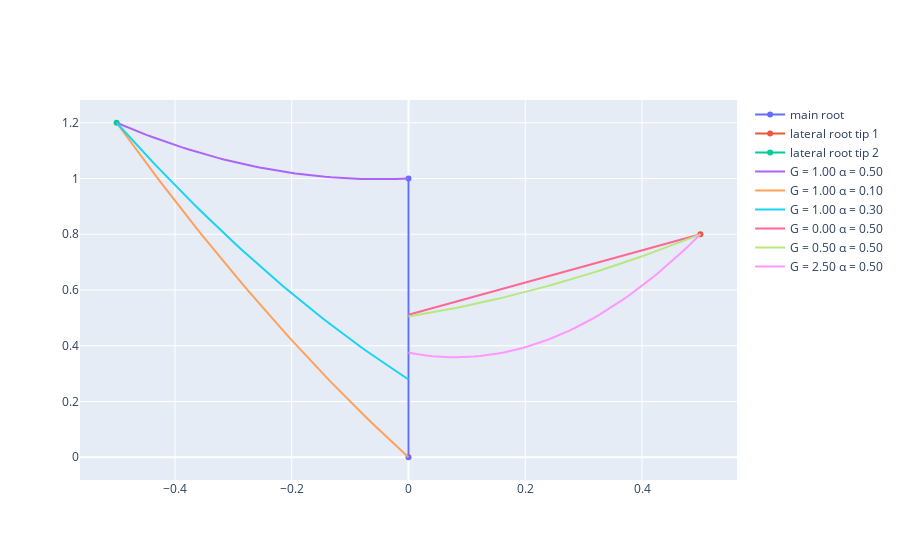

This figure's notebook cell:
### Code cell
# example_fig.update_yaxes(
#     scaleanchor = "x",
#     scaleratio = 1
# )
example_fig.show()
